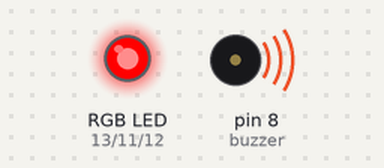
Bench run of a sketch on a simulated Arduino Uno, built with avr-gcc and run on an emulated ATmega328P. On the bench: an RGB LED mixed from three pins (HIGH = lit), buzzer (waves = sounding).

Above: at 0.5 s.
At 3.5 s:
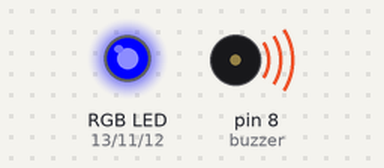
At 5.0 s:
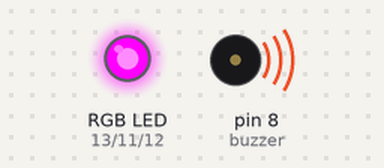
At 6.5 s:
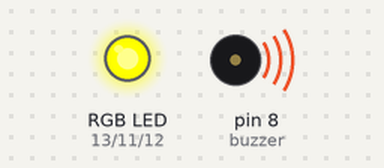
At 9.5 s:
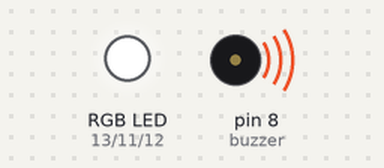
At 12.5 s:
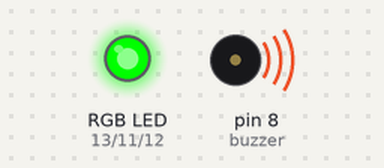
Timing chart, 0 to 13.7 s (numbered marks = the images above):
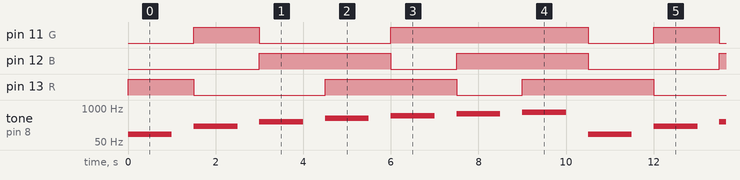

Measured:
- by itself, pin 11 (G): repeats every 10.5 s: LOW 3.0 s, HIGH 4.5 s, LOW 1.5 s, HIGH 1.5 s
- by itself, pin 12 (B): repeats every 10.5 s: LOW 1.5 s, HIGH 3.0 s, LOW 3.0 s, HIGH 3.0 s
- by itself, pin 13 (R): repeats every 10.5 s: LOW 3.0 s, HIGH 3.0 s, LOW 1.5 s, HIGH 3.0 s
- by itself, tone on pin 8 (buzzer): repeats every 10.5 s: silent 0.50 s, 200 Hz 1.0 s, silent 0.50 s, 300 Hz 1.0 s, silent 0.50 s, 400 Hz 1.0 s, silent 0.50 s, 500 Hz 1.0 s, silent 0.50 s, 600 Hz 1.0 s, silent 0.50 s, 700 Hz 1.0 s, silent 0.50 s, 100 Hz 1.0 s

The sketch:

buzzer_e_rgb1.ino
```cpp
// C++ code
//O BUZZER DEVERÁ TOCAR POR 5 SEGUNDOS, MEIO SEGUNDO
#define R 13
#define G 11
#define B 12
int buzzer = 8;
int i = 0;

void setup()
{
  pinMode(buzzer, OUTPUT);
  pinMode(R, OUTPUT);
  pinMode(G, OUTPUT);
  pinMode(B, OUTPUT);
}

void loop()
{


  for(i=0;i<8;i++)
  {
    if(i==1)
    {
      tone(buzzer, 100, 1000);
      digitalWrite(R, HIGH);
      digitalWrite(G, LOW);
      digitalWrite(B, LOW);
      delay(1000);
 	  noTone(buzzer);
      delay(500);
    }
    else if (i==2)
    {
      tone(buzzer, 200, 1000);
      digitalWrite(R, LOW);
      digitalWrite(G, HIGH);
      digitalWrite(B, LOW);
      delay(1000);
 	  noTone(buzzer);
      delay(500);
    }
    else if (i==3)
    {
      tone(buzzer, 300, 1000);
      digitalWrite(R, LOW);
      digitalWrite(G, LOW);
      digitalWrite(B, HIGH);
      delay(1000);
 	  noTone(buzzer);
      delay(500);
    }
    else if (i==4)
    {
      tone(buzzer, 400, 1000);
      digitalWrite(R, HIGH);
      digitalWrite(G, LOW);
      digitalWrite(B, HIGH);
      delay(1000);
 	  noTone(buzzer);
      delay(500);
    }else if (i==5)
    {
      tone(buzzer, 500, 1000);
      digitalWrite(R, HIGH);
      digitalWrite(G, HIGH);
      digitalWrite(B, LOW);
  	  delay(1000);
 	  noTone(buzzer);
      delay(500);
    }
    else if (i==6)
    {
      tone(buzzer, 600, 1000);
      digitalWrite(R, LOW);
      digitalWrite(G, HIGH);
      digitalWrite(B, HIGH);
      delay(1000);
 	  noTone(buzzer);
      delay(500);
    }
    else if (i==7)
    {
      tone(buzzer, 700, 1000);
      digitalWrite(R, HIGH);
      digitalWrite(G, HIGH);
      digitalWrite(B, HIGH);
      delay(1000);
 	  noTone(buzzer);
      delay(500);
    }
  }

}
```
